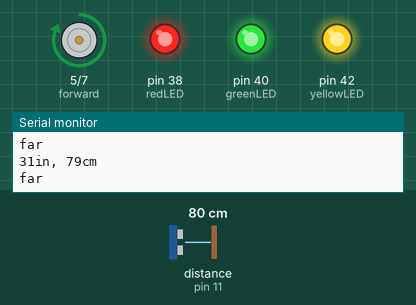
Recording of a program running on a simulated Arduino Mega 2560, built with avr-gcc and run on an emulated ATmega2560. Parts: motor-driver pin pairs drawn as motors (green arrow = first pin HIGH = forward, orange = second pin HIGH = backward, longer = more drive), output pins drawn as LEDs (lit = HIGH), the last lines printed to the serial monitor. Wiring (inferred from the names in the program): ultrasonic range finder: trigger pin 10; echo pin 11. The test bench sets the inputs (shaded band); at power-on: distance to the obstacle (sensor on pin 11) 80 cm. The echo pulse lasts 58.3 µs per cm; pins used as bus, display or sensor lines are not drawn.

Above: at 2.8 s.
2.9 s: distance to the obstacle (sensor on pin 11) set to 10 cm
5.6 s: distance to the obstacle (sensor on pin 11) set to 7 cm
At 7.0 s:
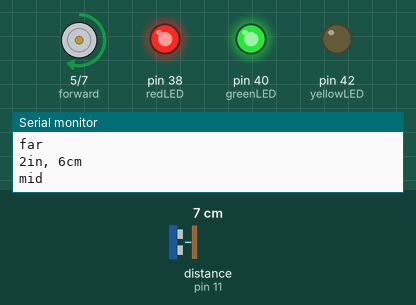
8.3 s: distance to the obstacle (sensor on pin 11) set to 5 cm
11.2 s: distance to the obstacle (sensor on pin 11) set to 2 cm
At 12.9 s:
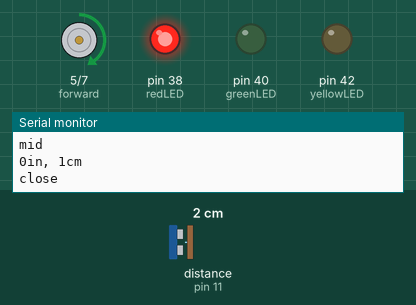
13.9 s: distance to the obstacle (sensor on pin 11) set to 9 cm
At 14.5 s:
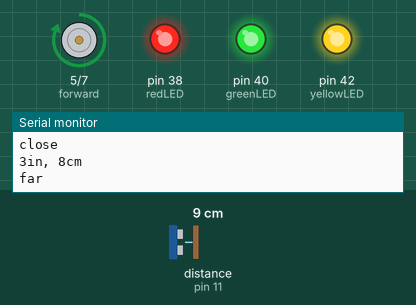
16.6 s: distance to the obstacle (sensor on pin 11) set to 4 cm
At 18.8 s:
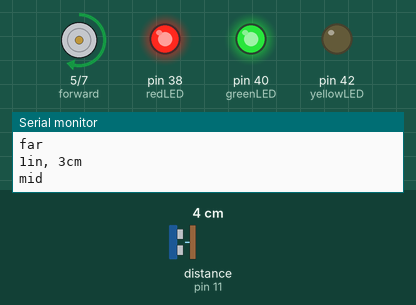
Timing chart, 0 to 20.3 s (numbered marks = the images above; inputs shaded):
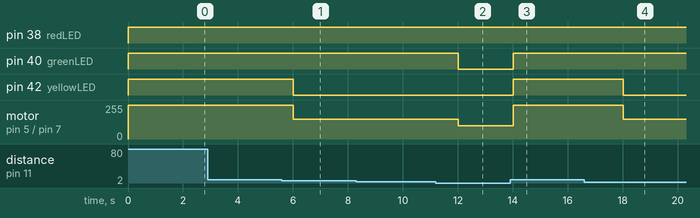

Measured:
- the behaviour switches between 9 and 8 cm on distance to the obstacle (sensor on pin 11) (found by bisection; images 0 and 1)
- the behaviour switches between 4 and 3 cm on distance to the obstacle (sensor on pin 11) (found by bisection; images 1 and 2)
- after the input at 5.6 s, pin 42 (yellowLED): HIGH → LOW after 0.41 s; motor on pin 5 (forward) / pin 7 (backward): forward 255/255 → forward 150/255 after 0.41 s
- after the input at 11.2 s, pin 40 (greenLED): HIGH → LOW after 0.82 s; motor on pin 5 (forward) / pin 7 (backward): forward 150/255 → forward 100/255 after 0.82 s
- after the input at 13.9 s, pin 40 (greenLED), pin 42 (yellowLED): LOW → HIGH after 0.12 s; motor on pin 5 (forward) / pin 7 (backward): forward 100/255 → forward 255/255 after 0.12 s
- after the input at 16.6 s, pin 42 (yellowLED): HIGH → LOW after 1.4 s; motor on pin 5 (forward) / pin 7 (backward): forward 255/255 → forward 150/255 after 1.4 s

The program:

main.cpp
```cpp
#include <Arduino.h>
const int forward = 5;
const int backward = 7;
int redLED = 38;
int greenLED = 40;
int yellowLED= 42;
int time_delay =3000;
int val = 0;
int outval = 0;
char temp;
int trigPin = 10;    // Trigger
int echoPin = 11;    // Echo
long duration, cm, inches;

void go_forward(){
  digitalWrite(forward,HIGH);
  digitalWrite(backward,LOW);
}

void go_backward(){
  digitalWrite(forward,LOW);
  digitalWrite(backward,HIGH);
}


void brake(){
  digitalWrite(forward,LOW);
  digitalWrite(backward,LOW);
}

void setup() {
   //Serial Port begin
  Serial.begin (9600);
  //Define inputs and outputs
  pinMode(trigPin, OUTPUT);
  pinMode(echoPin, INPUT);
  pinMode(forward,OUTPUT);
  pinMode(backward,OUTPUT);
  pinMode(redLED,OUTPUT);
  pinMode(greenLED,OUTPUT);
  pinMode(yellowLED,OUTPUT);
  digitalWrite(forward,HIGH);
  digitalWrite(backward,LOW);
}

void loop() {

digitalWrite(trigPin, LOW);
delayMicroseconds(5);
digitalWrite(trigPin, HIGH);
delayMicroseconds(10);
digitalWrite(trigPin, LOW);


  pinMode(echoPin, INPUT);
  duration = pulseIn(echoPin, HIGH);

  // Convert the time into a distance
  cm = (duration/2) / 29.1;     // Divide by 29.1 or multiply by 0.0343
  inches = (duration/2) / 74;   // Divide by 74 or multiply by 0.0135

  Serial.print(inches);
  Serial.print("in, ");
  Serial.print(cm);
  Serial.print("cm");
  Serial.println();


   if(cm > 0 && cm < 2.5){
    Serial.println("close");
      analogWrite(forward,100);
      analogWrite(backward,0);
      digitalWrite(redLED,HIGH);
      digitalWrite(yellowLED,LOW);
      digitalWrite(greenLED,LOW);
    }
    if(cm >= 2.5 && cm <= 7){
      Serial.println("mid");
      analogWrite(forward,150);
      analogWrite(backward,0);
      digitalWrite(redLED,HIGH);
      digitalWrite(greenLED,HIGH);
      digitalWrite(yellowLED,LOW);
    }
    if(cm > 7){
      Serial.println("far");
      analogWrite(forward,255);
      analogWrite(backward,0);
      digitalWrite(redLED,HIGH);
      digitalWrite(yellowLED,HIGH);
      digitalWrite(greenLED,HIGH);
    }

  delay(2000);

}
```

DigitalPin.cpp
```cpp
#include <Arduino.h>
#include "DigitalPin.h"

DigitalPin::DigitalPin(int pin)
{
  pinMode(pin, OUTPUT);
  _pin = pin;
}


void DigitalPin::set_ICR(){
   switch (_pin){
        case 6:
            TCCR4A = (1<<WGM41) | (1<<COM4A1);
            TCCR4B = (1<<WGM43) | (1<<CS40);
            ICR4 = 255;
            OCR4A = 50;
            TCNT4 = 0;
            break;
    }

}

void DigitalPin::set_duty_cycle(int num){
   switch (_pin){
        case 6:
            OCR4A = (num * 255) / 100;
            break;
    }

}


void DigitalPin::set_pin(){

  if(_pin == 11){
    _DDR = &DDRB;
    _PORT = &PORTB;
    _PIN = &PINB;
    _bits = (1 << (5));
  }
  else if(_pin == 44){
    _DDR = &DDRL;
    _PORT = &PORTL;
    _PIN = &PINL;
    _bits = (1 << (5));
  }
  else if(_pin == 6){
    _DDR = &DDRH;
    _PORT = &PORTH;
    _PIN = &PINH;
    _bits = (1 << (3));
  }


  else if(_pin == 5){
    _DDR = &DDRE;
    _PORT = &PORTE;
    _PIN = &PINE;
    _bits = (1 << (3));
  }

// violtale uint8_t _DDR
}

void DigitalPin::set_input_mode(){
    *(_DDR) |= ~(_bits);
}

void DigitalPin::set_output_mode(){
    *(_DDR) |= _bits;
}
void DigitalPin::set_on(){
    *(_PORT) |= _bits;
}
void DigitalPin::set_off(){
    *(_PORT) &=  B00000000;
}
void DigitalPin::invert_pin(){
    *(_PIN) |= (_bits);
}


void DigitalPin::On()
{
  digitalWrite(_pin, HIGH);
}
void DigitalPin::Off()
{
  digitalWrite(_pin, LOW);
}

void DigitalPin::set_TCCRA(int num)
{
  if (_pin == 11)
  { // timer 1
    TCCR1A = num;
  }
  else if (_pin == 44)
  { // timer 5
    TCCR5A = num;
  }
  else if (_pin == 6)
  { // timer 4
    TCCR4A = num;
  }
  else if (_pin == 5)
  { // timer 3
    TCCR3A = num;
  }
}

void DigitalPin::set_TCCRB(int num)
{
  if (_pin == 11)
  { // timer 1
    TCCR1B = num;
    TCCR1B |= (1 << WGM12);
    TCCR1B |= (1 << CS12);
  }
  else if (_pin == 44)
  { // timer 5
    TCCR5B = num;
    TCCR5B |= (1 << WGM52);
    TCCR5B |= (1 << CS52);
  }
  else if (_pin == 6)
  { // timer 4
    TCCR4B = num;
    TCCR4B |= (1 << WGM42);
    TCCR4B |= (1 << CS42);
  }
  else if (_pin == 5)
  { // timer 3
    TCCR3B = num;
    TCCR3B |= (1 << WGM32);
    TCCR3B |= (1 << CS32) | (0 << CS31) | (0 << CS30);
  }
}
void DigitalPin::set_TCNT(int num)
{
  if (_pin == 11)
  { // timer 1
    TCNT1 = num;
  }
  else if (_pin == 44)
  { // timer 5
    TCNT5 = num;
  }
  else if (_pin == 6)
  { // timer 4
    TCNT4 = num;
  }
  else if (_pin == 5)
  { // timer 3
    TCNT3 = num;
  }
}
void DigitalPin::set_OCR(int num)
{
  if (_pin == 11)
  { // timer 1
    OCR1A = num;
  }
  else if (_pin == 44)
  { // timer 5
    OCR5A = num;
  }
  else if (_pin == 6)
  { // timer 4
    OCR4A = num;
  }
  else if (_pin == 5)
  { // timer 3
    OCR3A = num;
  }
}
void DigitalPin::factor_OCR(int factor)
{
  if (_pin == 11)
  { // timer 1
    OCR1A = OCR1A / factor;
  }
  else if (_pin == 44)
  { // timer 5
    OCR5A = OCR5A / factor;
  }
  else if (_pin == 6)
  { // timer 4
    OCR4A = OCR4A / factor;
  }
  else if (_pin == 5)
  { // timer 3
    OCR3A = OCR3A / factor;
  }
}
void DigitalPin::set_TIMSK(int num)
{
  if (_pin == 11)
  { // timer 1
    if (num == 0)
    {
      TIMSK1 = 0;
    }
    else
    {
      TIMSK1 = 0;
      TIMSK1 |= (1 << OCIE1A);
    }
  }
  else if (_pin == 44)
  { // timer 5
    if (num == 0)
    {
      TIMSK5 = 0;
    }
    else
    {
      TIMSK5 = 0;
      TIMSK5 |= (1 << OCIE5A);
    }
  }
  else if (_pin == 6)
  { // timer 4
    if (num == 0)
    {
      TIMSK4 = 0;
    }
    else
    {
      TIMSK4 = 0;
      TIMSK4 |= (1 << OCIE4A);
    }
  }
  else if (_pin == 5)
  { // timer 3
    if (num == 0)
    {
      TIMSK3 = 0;
    }
    else
    {
      TIMSK3 = 0;
      TIMSK3 |= (1 << OCIE3A);
    }
  }
}
```

DigitalPin.h
```cpp
#ifndef DigitalPin_h
#define DigitalPin_h

#include <Arduino.h>

class DigitalPin
{
public:
  DigitalPin(int pin);

  void set_ICR();
  void set_duty_cycle(int val);
  void set_pin();
  void set_output_mode();
  void set_input_mode();
  void set_on();//lab 3 version
  void set_off();
  void invert_pin();

  void On();//lab 2 commands
  void Off();
  void set_TCCRA(int num);
  void set_TCCRB(int num);
  void set_TCNT(int num);
  void set_OCR(int num);
  void factor_OCR(int factor);
  void set_TIMSK(int num);

private:
  int _pin;
  volatile uint8_t *_PORT;
  uint8_t _bits;
  volatile uint8_t *_DDR;
  volatile uint8_t *_PIN;
};

#endif
```
